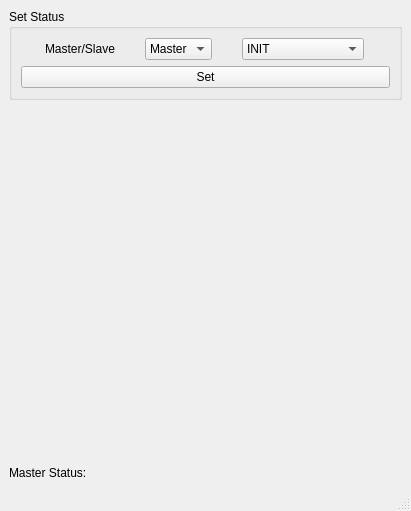
<?xml version="1.0" encoding="UTF-8"?>
<ui version="4.0">
 <class>MainWindow</class>
 <widget class="QMainWindow" name="MainWindow">
  <property name="geometry">
   <rect>
    <x>0</x>
    <y>0</y>
    <width>411</width>
    <height>511</height>
   </rect>
  </property>
  <property name="windowTitle">
   <string>MainWindow</string>
  </property>
  <widget class="QWidget" name="centralwidget">
   <layout class="QVBoxLayout" name="verticalLayout_2">
    <item alignment="Qt::AlignTop">
     <widget class="QGroupBox" name="groupBox">
      <property name="title">
       <string>Set Status</string>
      </property>
      <layout class="QVBoxLayout" name="verticalLayout_3">
       <item>
        <layout class="QHBoxLayout" name="horizontalLayout_2">
         <item>
          <widget class="QLabel" name="label">
           <property name="sizePolicy">
            <sizepolicy hsizetype="Fixed" vsizetype="Fixed">
             <horstretch>0</horstretch>
             <verstretch>0</verstretch>
            </sizepolicy>
           </property>
           <property name="text">
            <string>Master/Slave</string>
           </property>
          </widget>
         </item>
         <item>
          <widget class="QComboBox" name="slave_to_set_status_combo">
           <property name="sizePolicy">
            <sizepolicy hsizetype="Fixed" vsizetype="Fixed">
             <horstretch>0</horstretch>
             <verstretch>0</verstretch>
            </sizepolicy>
           </property>
           <item>
            <property name="text">
             <string>Master</string>
            </property>
           </item>
          </widget>
         </item>
         <item>
          <widget class="QComboBox" name="status_combo">
           <property name="sizePolicy">
            <sizepolicy hsizetype="Fixed" vsizetype="Fixed">
             <horstretch>0</horstretch>
             <verstretch>0</verstretch>
            </sizepolicy>
           </property>
           <item>
            <property name="text">
             <string>INIT</string>
            </property>
           </item>
           <item>
            <property name="text">
             <string>Pre-Operational</string>
            </property>
           </item>
           <item>
            <property name="text">
             <string>Safe-Operational</string>
            </property>
           </item>
           <item>
            <property name="text">
             <string>Operational</string>
            </property>
           </item>
          </widget>
         </item>
        </layout>
       </item>
       <item>
        <layout class="QHBoxLayout" name="horizontalLayout_4">
         <item>
          <widget class="QPushButton" name="set_status_btn">
           <property name="cursor">
            <cursorShape>PointingHandCursor</cursorShape>
           </property>
           <property name="text">
            <string>Set</string>
           </property>
          </widget>
         </item>
        </layout>
       </item>
      </layout>
     </widget>
    </item>
    <item>
     <layout class="QHBoxLayout" name="horizontalLayout_5">
      <item alignment="Qt::AlignLeft|Qt::AlignBottom">
       <widget class="QLabel" name="label_2">
        <property name="sizePolicy">
         <sizepolicy hsizetype="Fixed" vsizetype="Fixed">
          <horstretch>0</horstretch>
          <verstretch>0</verstretch>
         </sizepolicy>
        </property>
        <property name="text">
         <string>Master Status:</string>
        </property>
       </widget>
      </item>
      <item alignment="Qt::AlignLeft|Qt::AlignBottom">
       <widget class="QLabel" name="master_status_lbl">
        <property name="sizePolicy">
         <sizepolicy hsizetype="Fixed" vsizetype="Fixed">
          <horstretch>0</horstretch>
          <verstretch>0</verstretch>
         </sizepolicy>
        </property>
        <property name="text">
         <string/>
        </property>
       </widget>
      </item>
     </layout>
    </item>
   </layout>
  </widget>
  <widget class="QMenuBar" name="menubar">
   <property name="geometry">
    <rect>
     <x>0</x>
     <y>0</y>
     <width>411</width>
     <height>22</height>
    </rect>
   </property>
  </widget>
  <widget class="QStatusBar" name="statusbar"/>
 </widget>
 <resources/>
 <connections/>
</ui>
